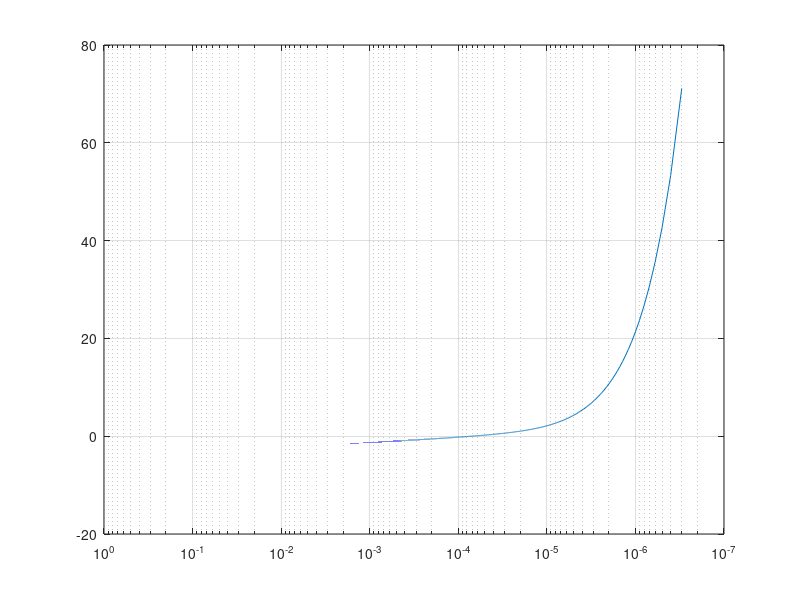

MATLAB code to generate this figure: (Note: this script raises an error after producing the figure.)
clear all
close all

h=4.14*10^(-15);        %costante di Planck
k=8.6173*10^(-5);       %costante di boltzman
c=2.998*10^(8);         %velocità della luce
%%
%valutare il rapporto tra emissione spontanea ed emissione stimolata, nella banda delle onde EM
%con lunghezza d%onda 300E-9<= l <= .5 metri (cioè tra le onde radio e l’ultravioletto), per una
%temperatura T di 20°C.
T0=20+273.15; %temperatura iniziale di lavoro in Kelvin.
lambda=300*10^(-9):10^(-7):0.5; %creo il vettore della lunghezza d'onda.
v=c./lambda;  %mi ricavo il vettore della frequenza grazie alla funzione lambda*v=c.
Y=exp(h*v./(k*T0))-1; %ricavo il rapporto tra emissione spontanea e emissione stimolata.
Y_log=log10(Y); %faccio il logaritmo tra emissione spontanea e emissione stimolata.
figure; semilogx(lambda, Y_log); grid on;%faccio il grafico, entrambe saranno su assi logaritmici.
set(gca,'xdir','reverse'); %metto dal più grande al più piccolo.
xlabel('lambda[m] (log axis)', FontSize=15);
ylabel('log(A/(B*rho))', FontSize=15);
title('Emissione spontanea/Emissione stimolata');

%%
%mostrare il grafico risultante con assi logaritmici, rilevando per quale valore di lambda, 
% cioè l0 (e quindi
%della frequenza n , cioè n0) le due emissioni si equivalgono (cioè log(spont/stim) =0)
modulo_Y_log=abs(Y_log);%prendo il valore assoluto del logaritmo del rapporto tra emissione spontanea e emissione stimolata
min_Y_log=min(modulo_Y_log); %vado a prendermi il minimo, cioè quello che si avvicina più allo zero 
v0=(k*T0*log(1+exp(min_Y_log)))/h; %formula presente sugli appunti, mi ricavo la frequenza dove si annulla
lamda0=c/v0; %mi trovo la lunghezza d'onda dove si annulla 
%%
% valutare come varia il valore di l0 e/o n0 al variare della temperatura, per 15°C <= T <=40°C.
T=15+273.15:0.5:40+273.15; %faccio la stessa cosa fatta prima ma a temperature differenti
lambda_1=zeros(1,length(T)); %mi creo il vettore dove vado a inserire le lunghezze d'onda
v_1=zeros(1,length(T)); %mi creo il vettore dove vado a inserire le  frequenze
for n=1:length(T)
   Y=exp(h*v./(k*T(n)))-1;   
   Y_log=log10(Y);
   modulo_Y_log=abs(Y_log);
   min_Y_log=min(modulo_Y_log);
   v_1(n)=(k*T(n)*log(1+exp(min_Y_log)))/h;
   lambda_1(n)=c/v_1(n);
end
T1=15:0.5:40; %riporto la temperatura in gradi 
figure; plot(T1,lambda_1); grid on;%grafico la lunghezza d'onda in funzione della temperatura
xlabel('Temperature [C°]', FontSize=15);
ylabel('lunghezza d onda', FontSize=15);
title('lambda for A/(B*rho)=1 vs T');
figure; plot(T1,v_1); grid on; %grafico la frequenza in funzione della temperatura
xlabel('Temperature [C°]', FontSize=15);
ylabel('frequency [Hz]', FontSize=15);
title('frequency for A/(B*rho)=1 vs T');
        
